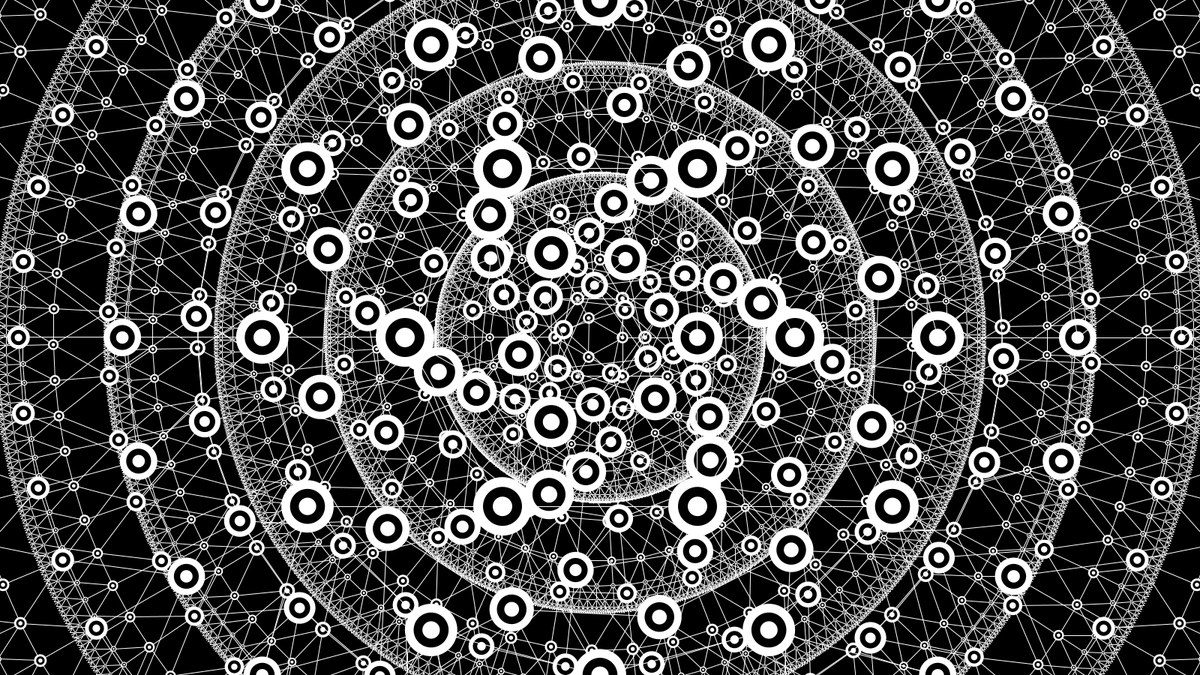
Frame 1 (no input)
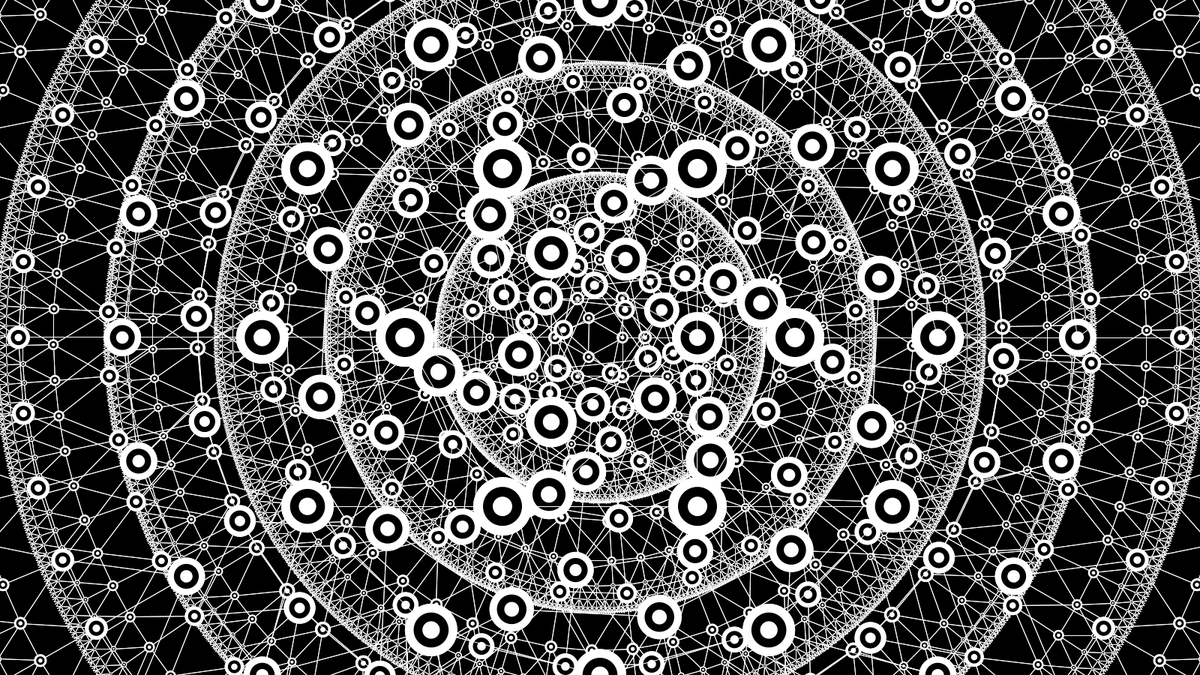
Frame 2 (the mouse pressed at the canvas centre, redrawn once)

The Processing sketch that drew these frames (run headless with seeded random() and noise(); the mouse was pressed at the canvas centre and the sketch redrawn once):

// Processing sketch: microcosm
// ── microcosm.pde
void setup()
{
  size(1600, 900);
  background(0);
  smooth();
  noLoop();
}

void draw()
{
  int num = 6;
  for (int i = 0; i < num; i++)
  {
    float rot = TWO_PI/5.0*(float)i;
    triangles(width/2, height/2, rot, 30+20*i, 60, 3, 9);
  }
}

void triangles(float x, float y, float rot, float r, float angle, int init_num, int maxiterations)
{
  pushMatrix();
  translate(x, y);
  rotate(rot);
  float num = init_num;
  for (int j = 0; j < maxiterations; j++)
  {
    float dis = 0;
    for (int i = 0; i < num; i++)
    {
      float rad1 = TWO_PI/(float)num*(float)i;
      float rad2 = TWO_PI/(float)num*(float)(i+1);
      float edge = dist(r*cos(rad2), r*sin(rad2), r*cos(rad1), r*sin(rad1));
      stroke(255);
      strokeWeight(1);
      noFill();
      float[] pos = isoscelesTriangle(r*cos(rad2), r*sin(rad2), r*cos(rad1), r*sin(rad1), angle);
      dis = dist(0, 0, pos[0], pos[1]);
      line(r*cos(rad1), r*sin(rad1), dis*cos(rad1), dis*sin(rad1));
      noStroke();
      fill(255);
      ellipse(r*cos(rad1), r*sin(rad1), 0.3*edge, 0.3*edge);
      fill(0);
      ellipse(r*cos(rad1), r*sin(rad1), 0.2*edge, 0.2*edge);
      fill(255);
      ellipse(r*cos(rad1), r*sin(rad1), 0.1*edge, 0.1*edge);
    }
    num *= 2;
    r = dis;
  }
  popMatrix();
}

float[] isoscelesTriangle(float x1, float y1, float x2, float y2, float b_angle)
{
  float rad = radians(b_angle);
  float a = 1.0/(2.0*cos(rad));
  float x3 = x1+a*(cos(rad)*(x2-x1)-sin(rad)*(y2-y1));
  float y3 = y1+a*(sin(rad)*(x2-x1)+cos(rad)*(y2-y1));
  triangle(x1, y1, x2, y2, x3, y3);
  float[] pos3 = {x3, y3};
  return pos3;
}

void keyPressed()
{
  if (keyCode == ENTER)
  {
    save("image.jpg");
  }
}
